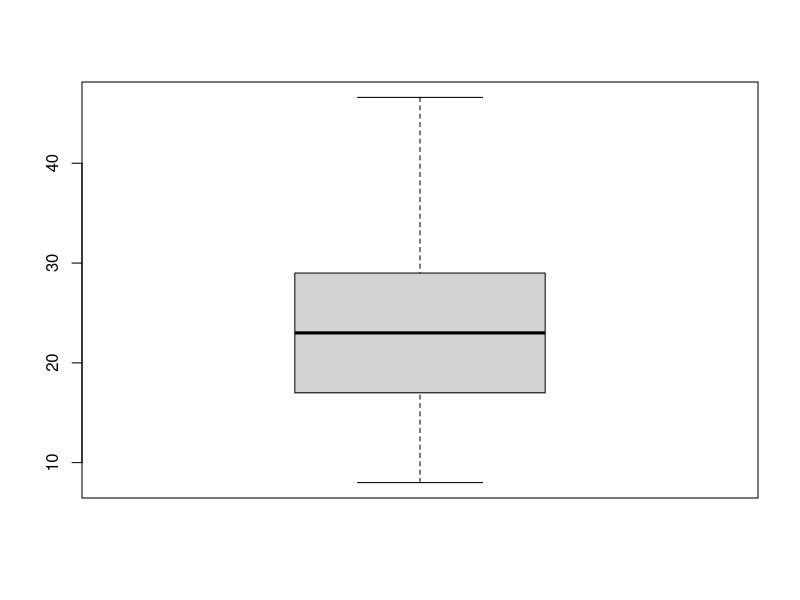
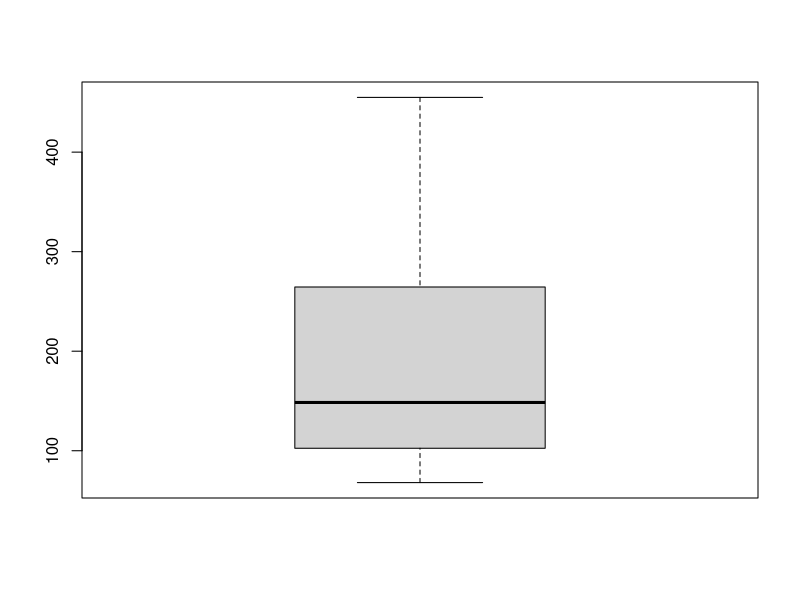
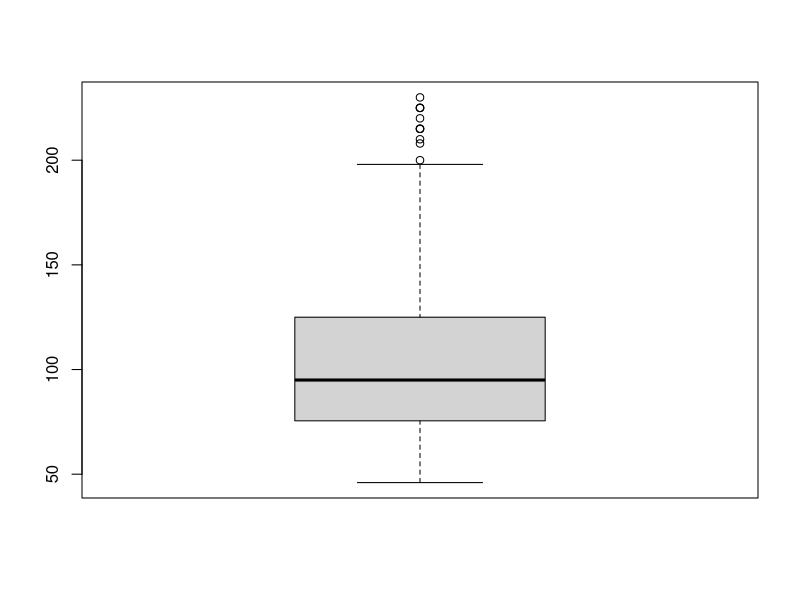
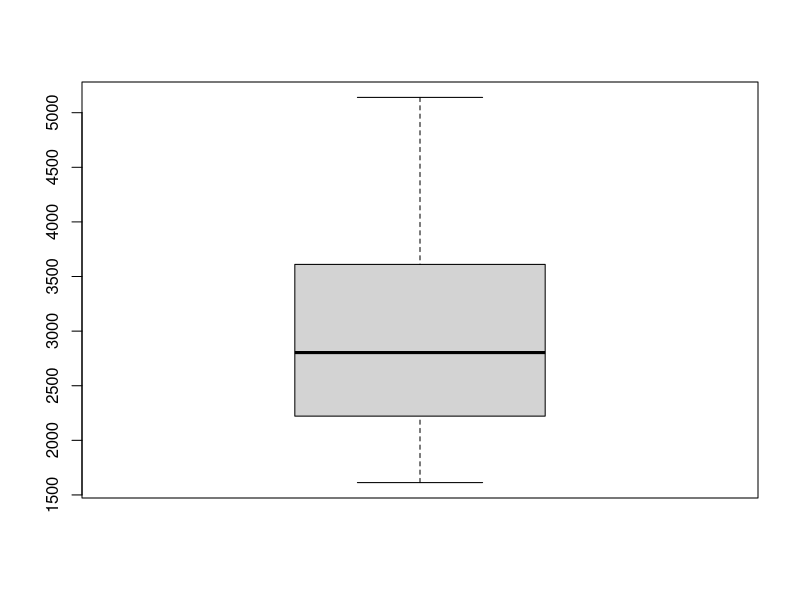
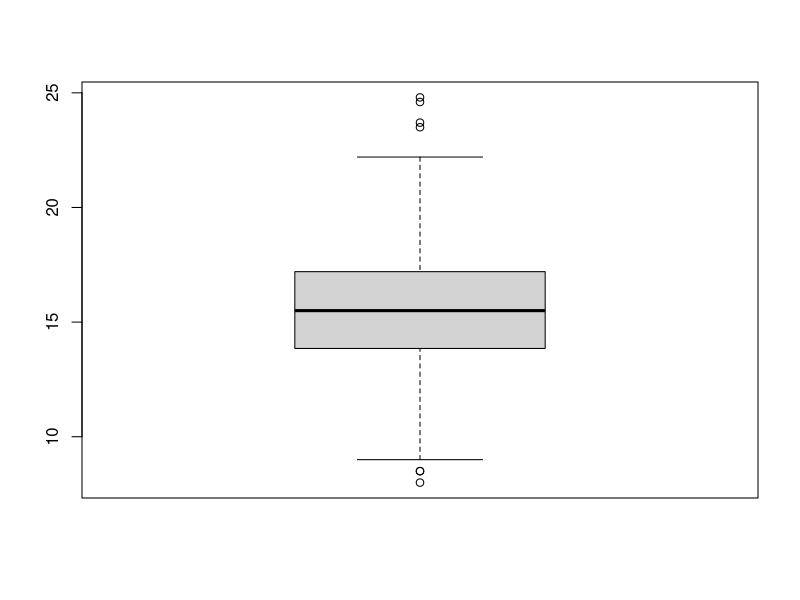
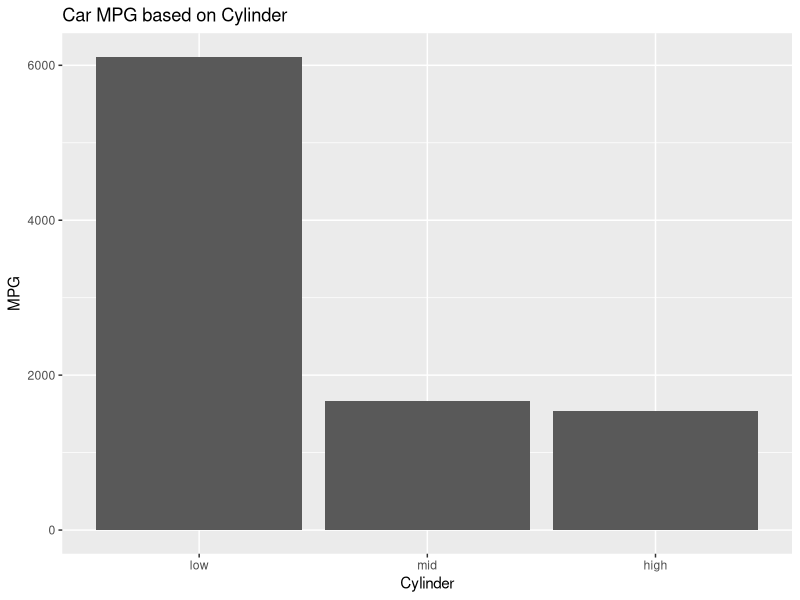
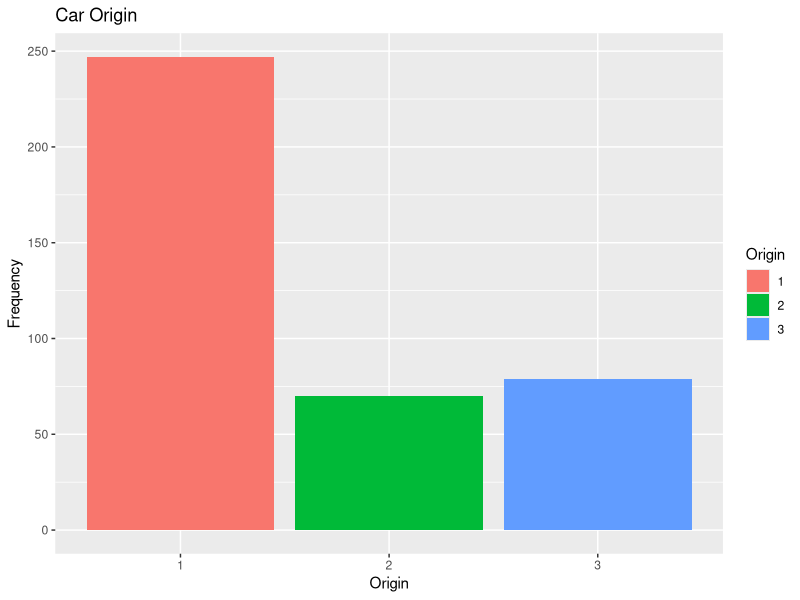
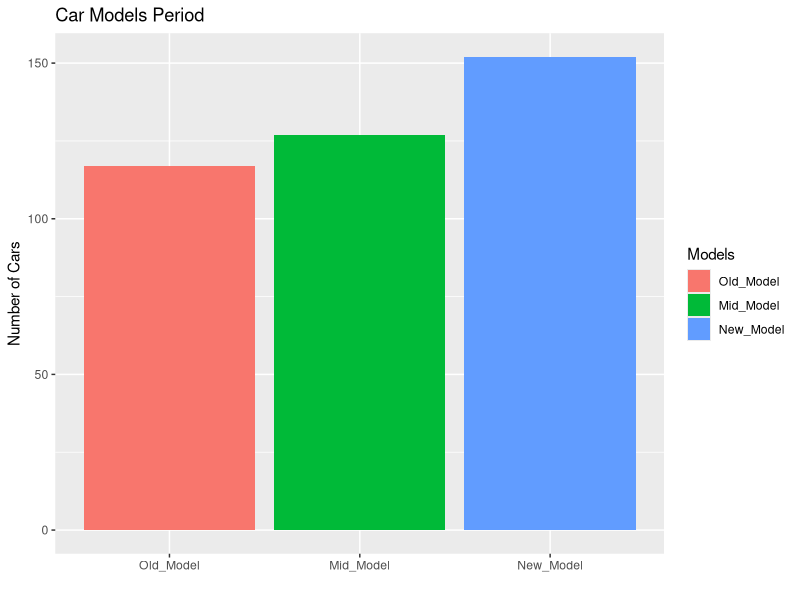

Here is the R script that generated these plots, in order:
#*****************************************************************************************************************************
#******************************************************"Mycar Dream"**********************************************************
##****************************************************************************************************************************

#first we will set our working directory where we have all the necessary files for this assignment

setwd("E:/UpGrad IIIT PGDDA Program/Course 3/Graded Assignment/Assignment Linear Regression")

#install.packages("MASS")
#install.packages("car")

library(ggplot2)
library(MASS)
library(car)

# We will be prepare the dataset for application of the linear regression model, to automate the process of predicting the car
# mileage which fits the customer preferences, based on the dataset of car features and attributes obtained by market surveys.

# We will be using "car mileage dataset" which the firm has gathered. It consists of a large dataset of different types of cars
# and their attributes across the world.

# The aim here is to predict the city-cycle fuel consumption in miles per gallon, in terms of 3 multivalued discrete and 5 
# continuous attributes. The detail description of the attributes are given in the data Dictionary.

# Firstly, we import the "carMPG.csv" and store it in a variable "carmileage".

carmileage <- read.csv("carMPG.csv",stringsAsFactors = FALSE)

# Now, we will display the dataset to get a primary understanding of the various attributes present in the car mileage 
# dataset.

View(carmileage)

# we Note that the data set has 9 variables in totality with 398 observation, where the variable Cylinders,Model year and Origin should be a factor
# and the rest 5 variables excluding Car name(nominal variable), should be of numeric/integer type

# We will ensure that the dataset is imported in the correct format. So, will check the structure of the carmileage dataset.

str(carmileage)

# we can see that the "Cylinders","Model_year" and "Origin" variable should be of factor type, but is not type by default. and
# we also see that "Horsepower" variable should be of numeric/integer type, but it is not by default.
# So, we will change the type of "Cylinders","Model_year" and "Origin" variable to factor.

carmileage$Cylinders <- as.factor(carmileage$Cylinders)

carmileage$Model_year <- as.factor(carmileage$Model_year)

carmileage$Origin <- as.factor(carmileage$Origin)

carmileage$Horsepower <- as.numeric(carmileage$Horsepower)

# now we will check the structure of carmileage dataset again to ensure that all the variables are in correct format now.
#we also notice that while converting horsepower to numeric NA was introduced, for values "?". we will deal with na later but
#will check the structure

str(carmileage)

# we see that the Cylinders" variable is now of factor type with 5 levels, "Model_year" variable is now of factor type with 13
#levels and "Origin" variable is now of factor type with 3 levels. and also "Horsepower" variable is now of numeric type

# Now, we need to remove duplicate values (if any) in the dataset.

unique(carmileage)

# we see that the total no. of observations in the dataset is still 398, indicating that there were no
# duplicates in the data set.

#we wlso need to check for data granularity, so we will chekc for unique key in our data set, so we check for duplicate values
#in car name

x <- which(duplicated(carmileage$Car_Name))

#we see that there are 93 duplicate value in car name so car name cannot be our unique key, but what happen if we check model
#year and car name.

carmileage$uniquekey <- paste(trimws(tolower(carmileage$Car_Name)),trimws(tolower(carmileage$Model_year)),sep = ",")

y <- which(duplicated(carmileage$uniquekey))

#we see that there are two duplicate for the uniquekey at row 175 and 343, having car name "ford pinto" and "plymouth reliant"

z <- carmileage[carmileage$Car_Name == "ford pinto",]

#we see that the car name and model number are repeated for model year 2010, so we are going to remove the duplicate row from
#our data set

carmileage <- carmileage[-y,]

#now we are also going to remove our uniquekey column

carmileage <- carmileage[,-10]


# Next important step is to check for missing values and treat if any.

sum(is.na(carmileage))

# we see that there is 6 NA values in the data sets, so lets check which column has NA's, will use sappy

sapply(carmileage, function(x) sum(is.na(x)))

#we notice that only horsepower has NA's , which is introduced by coercion when changing from chr to numeric so we will
#replace it with the mean of the horsepower

carmileage$Horsepower[which(is.na(carmileage$Horsepower))] <- mean(carmileage$Horsepower,na.rm = TRUE)

# Next step is to treat the outliers (if any). To check for outliers, we find out the quantile values at
# each 1% interval and wherever there is a high jump from one quantile to another, we cap/floor those
# values.

# Firstly, will check if there are outliers in the MPG variable. will Use quantile(<attribute
# name>,seq(0,1,0.01)) & boxplot to find the value at each percentile.

quantile(carmileage$MPG,seq(0,1,0.01))

boxplot(carmileage$MPG)

#we don't see any high jump in MPG, will next check Displacement.

quantile(carmileage$Displacement,seq(0,1,0.01))

boxplot(carmileage$Displacement)

#we don't see any high jump in Displacement, will next check Horsepower.

quantile(carmileage$Horsepower,seq(0,1,0.01))

boxplot(carmileage$Horsepower)

# we see that there is a jump between 97% and 98%. So, will cap all values above 198.000 (97%) to 198.000.
# will Use 

carmileage$Horsepower[which(carmileage$Horsepower > 198)] <- 198

#will next check Weight.

quantile(carmileage$Weight,seq(0,1,0.01))

boxplot(carmileage$Weight)

#we don't see any high jump in weight,so will move on to next Acceleration.

quantile(carmileage$Acceleration,seq(0,1,0.01))

boxplot(carmileage$Acceleration)

#we see that there is sudden jump between 0% and 1% So, will cap all values below 9.475 (1%) to 9.475.and also we see
#there is sudden jump between 98% and 99% So, will cap all values above 21.810 (98%) to 21.810.

carmileage$Acceleration[which(carmileage$Acceleration < 9.475)] <- 9.475

carmileage$Acceleration[which(carmileage$Acceleration > 21.810)] <- 21.810

#Now we have no more variable to chekc for outlier, we will move on to our factor variable, In the bignning we have seen that
#Cylinder had 5 levels from 3-8

#As a general practice is to club the levels of a factor variable together to reduce the number of levels. here we will club the
#levels of Cylinder variables into group of 2.

#so let us create 3 levels and binning the levels of "Cylinder" into  bins of 3. Create the first new level "Low" which will
#include factor levels 3,4 and 5 of the variable Cylinder.

levels(carmileage$Cylinders)[1:3] <- "low" 

# Display the structure of the data set to check if the clubbing of the levels has been done properly.

str(carmileage)

#Now,we will create the second level "mid" clubbing the 2 levels of "Cylinder".

levels(carmileage$Cylinders)[2] <- "mid" 

# Display the structure of the data set to check if the clubbing of the levels has been done properly.

str(carmileage)

#Now,we will create the 3rd level "high" clubbing the last levels of "Cylinder".

levels(carmileage$Cylinders)[3] <- "high" 

# Now, display the structure of the data set again to check if the clubbing of the levels has been done properly.

str(carmileage)

plot_1 <- ggplot(carmileage,aes(x=carmileage$Cylinders,y = carmileage$MPG))+geom_bar(stat = "identity")

plot_1 + labs(title="Car MPG based on Cylinder",x="Cylinder",y="MPG")

plot_2 <- ggplot(carmileage,aes(x=carmileage$Origin,fill = carmileage$Origin))+geom_bar()

plot_2 + labs(title="Car Origin",x="Origin",y="Frequency",fill = "Origin")

#now we will create a new variable with the brand name and convert itto a factor attribute

carmileage$Brand_Name <- gsub("\\ .*","",trimws(tolower(carmileage$Car_Name)))

# Now, will display the structure of the data set again to check if the new variable has been create successfully.

View(carmileage)

str(carmileage)

#while viewing the brand name variable we notice that the brand have some spelling incorrect so we will first currect those 
#incorrect brand name

carmileage$Brand_Name <- sub("\\chev.*","chevrolet",carmileage$Brand_Name)

carmileage$Brand_Name <- sub("toyouta","toyota",carmileage$Brand_Name)

carmileage$Brand_Name <- sub("vw","volkswagen",carmileage$Brand_Name)

carmileage$Brand_Name <- sub("vokswagen","volkswagen",carmileage$Brand_Name)

carmileage$Brand_Name <- sub("maxda","mazda",carmileage$Brand_Name)

carmileage$Brand_Name <- sub("\\mercedes.*","mercedes-benz",carmileage$Brand_Name)

#after correcting the brand name we will convert the brand name into factor variable

carmileage$Brand_Name <- as.factor(carmileage$Brand_Name)

#now we will check the structure of our data set

str(carmileage)

#we will now club the level of "Model_year" into group of 3 old,mid and new.

#Create the first new level "Old_Model" which will include factor levels 1:7 of the variable model_year.

levels(carmileage$Model_year)[1:4] <- "Old_Model" 

#will check the structure of the variable

str(carmileage)

#now we will create second level "Mid" which will include factor levels 2:5.

levels(carmileage$Model_year)[2:5] <- "Mid_Model" 

#will check the structure of the variable

str(carmileage)


#now we will create second level "New_Model" which will include factor levels 2:7.

levels(carmileage$Model_year)[3:7] <- "New_Model"

#will check the structure of the variable

str(carmileage)

plot_3 <- ggplot(carmileage,aes(x=carmileage$Model_year,fill = carmileage$Model_year))+geom_bar()

plot_3 + labs(title="Car Models Period",x = "",y="Number of Cars",fill = "Models")

# Let's view the carmileage dataframe to ensure that all the variable are binned appropriately.

View(carmileage)

#since we have already grouped car name into brand name we no longer require car_name variable in our model
#so we will remove the car_name variable from our data set

carmileage <- carmileage[,-9]

#will check the structure of the variable

str(carmileage)


# Now we have all the variables in the correct format. 

# Now we have completed all the basic data cleaning and preparation steps. The next step is to create dummy variables for all
# the categorical variables. 

# Dummy variables basically convert categorical values to integers so that models can perform mathematical operations on them.
#since dummy variable are created seperately, I have made a function that will automate the process of creating dummy variable
#of factor class from a given data set and the number of levels (n) will be n-1. I have place the source code for the function in
#Github at:-
#install_git("https://github.com/prk327/AtConP")
#library(AtConP), below is the source code for the function:-

df.matrix <-
  function(x,name="dummy")
    for (i in 1:ncol(x)) {
      if (class(x[, i]) == "factor") {
        y <- NA
        y <- data.frame(rep(0, nrow(x)))
        for (j in 1:(nlevels(x[, i])-1)) {
          y[, j] <- rep(0, nrow(x))
          colnames(y)[j] <-
            paste(colnames(x)[i], levels(x[, i])[j], sep = " : ")
          y[which(x[, i] == levels(x[, i])[j]), j] <- 1
        }
        assign(paste(name, colnames(x[i]), sep = "_"),
               y,
               environment(df.matrix))
      }
    }

#We will use the above function to create dummy variables of all the factor class

df.matrix(carmileage)  

#now we will Cbind all the dummy variable to the carmileage df

carmileage_1 <- cbind(carmileage[,c(-2,-7,-8,-9)],dummy_Cylinders,dummy_Brand_Name,dummy_Model_year,dummy_Origin)

# Now that we have prepared our data, let's finally view how the dataset looks like.

View(carmileage_1)

str(carmileage_1)

# Now we have a dataframe with all the attributes (dummy + numeric/integer) converted to numeric or integer type. This is now
# ready for building models.

# The last step is to split the data into training and testing data. Recall that as a rule of thumb, we randomly split
# training-testing data in 70-30 ratio. Since the carmileage_1 dataframe has 396 observations, we'll have 277 training and 119
# testing observations.

# To split the dataframe, we'll generate 277 random indices and assign the corresponding rows as training data. The rest 119
# indices will be testing data. To generate 70 % random indices, use the sample() function. sample(vector, n) chooses n
# observations randomly from the vector. For example, sample(1:100, 50) will choose 50 random values from 1-100.

# will Use the sample() function to generate training indices. The vector is 1:nrow(carmileage_1) and number of observations are
# | 0.7*nrow(carmileage_1). Store the result in train.indices.

train.indices <- sample(1:nrow(carmileage_1),0.7*nrow(carmileage_1))

# now we will extract all the 'train.indices' from the dataframe carmileage_1 and store the training data in train.

train <- carmileage_1[train.indices,]

# now we will create testing data. Note that carmileage_1[-<indices>, ] will return all the rows apart from the indices, which is what
# we want. will store the results in test.

test <- carmileage_1[-train.indices,]

# now lets Look at the str() of train.

str(train)

# now we have 277 random observations as train and 119 as test. we can now build predictive models using them.

# now our ultimate aim is to buid a model to predict the city-cycle fuel consumption in miles per gallon. So Let's start.

#display the train dataset to get a primary understanding of the various attributes present in the dataset.

View(train)

#aslo Ensure that the train dataset is in the correct format by checking it's structure.

str(train)

# Note that all the variables are of int/numeric type which is the requirement of model building. Now, we are all set to build
# the model on the train dataset. So, let's start.

#| Given the business objective, the dependent variable for the model is MPG.
#So, Let's build the first model and store it in a variable model_1. Use model_1<-lm().

model_1 <- lm(MPG~.,data = train)

# After building a model, next immediate step should always be to check the summary of the model to get an understanding of the
# significance of the independent variables. Check the summary of model_1 using summary().

summary(model_1)

# | Note that there are quite a number of insignificant variables. It is not worthwhile to build the model including all the
# | variables, so eventually we will exclude the insignificant ones.

# we will use step-wise function to remove the extremely insignificant variables in the beginning itself.
# To use the stepAIC(), load the MASS package from the library. Use library().


step <- stepAIC(model_1,direction = "both")

# Now, type "step" to check the model to be built after application of stepwise function, thereby removing the extremely
# insignificant variables.

step

# Note the "call" part of the output shows the new model. Store it in a new variable model_2. Use model_2<-lm(<model with
# significant variables>).

model_2 <- lm(formula = MPG ~ Horsepower + Weight + `Cylinders : mid` + 
                `Brand_Name : datsun` + `Brand_Name : plymouth` + `Brand_Name : pontiac` + 
                `Brand_Name : renault` + `Model_year : Old_Model` + `Model_year : Mid_Model` + 
                `Origin : 1` + Displacement, data = train)

# As mentioned previously, as a next step, check the summary of model_2. Use summary().

summary(model_2)

# Note that there are still insignificant variables present in the model. Also note that the adjusted R-squared has increased
# from the previous model.We will remove the insignificant variable based on p values or 3 stars,since we only required 5 variables
#for our model we won't be doing vif analysis,so apart from "Horsepower","Weight","`Cylinders : mid`","`Model_year : Old_Model`"
#and "`Model_year : Mid_Model`"
#all the other variables are insignificant,so we will remove all those variables from our new model_3.

model_3 <- lm(formula = MPG ~ Horsepower + Weight + `Cylinders : mid` +
                `Model_year : Old_Model` + 
                `Model_year : Mid_Model`, data = train)

#check the summary of model_3. Use summary().

summary(model_3)

# Now the model has 5 variables all of which are significant. So, model_3 is the final model.

# Note that the value of Adjusted R-squared is ~ 83%. Now, let us move forward to test the model on test data. Recall that we had
# created the test data in the beginning itself.

# Now, we will use model_4 to predict the MPG value for test data. will Use Predict<-predict(name of the model, test[, -10])

Predict_MPG <- predict(model_3,test[,-1])

# In order to check how accurate are the predictions of the model, we need to find the r-squared value between the predicted and
# actual values of MPG.

# R-squared is defined as the square of correlation between actual and predicted values of the variable. Use
# (cor(test$MPG,Predict_MPG))^2 to find the r-squared value.

(cor(test$MPG,Predict_MPG))^2

#we now get a r square of 84, which is good as per our case study, Generally, a deviation of +(-) 5% in the R-squared value
#of the model for the test data is acceptable.

c_test <- cbind(test,Predict_MPG)

plot_4 <- ggplot(c_test,aes(x=c_test$Predict_MPG,y=c_test$MPG))+geom_point() + geom_smooth()

plot_4 + labs(title="Relation between test and predicted MPG",x="Predicted MPG",y="Test MPG")

